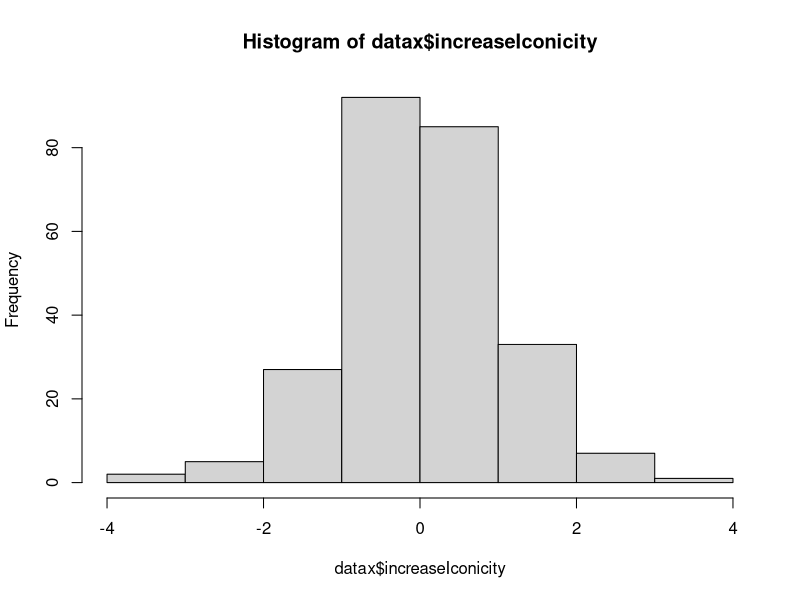
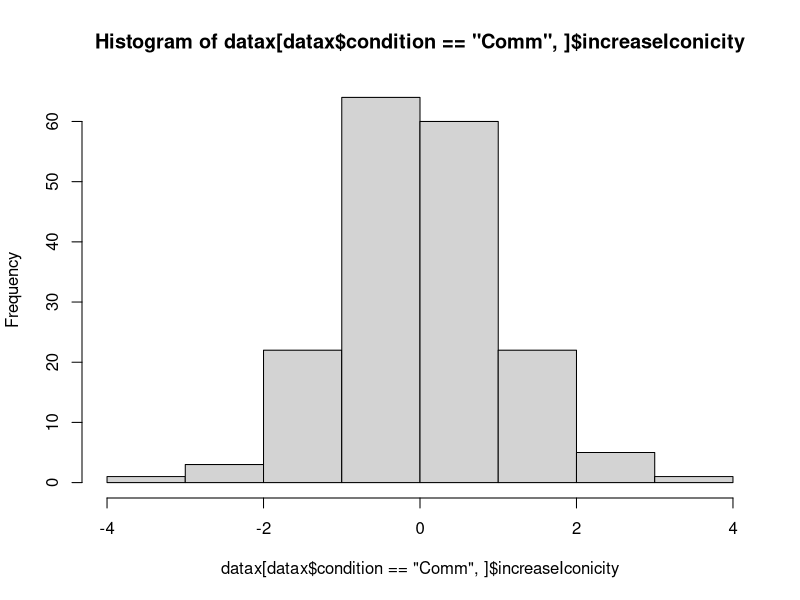
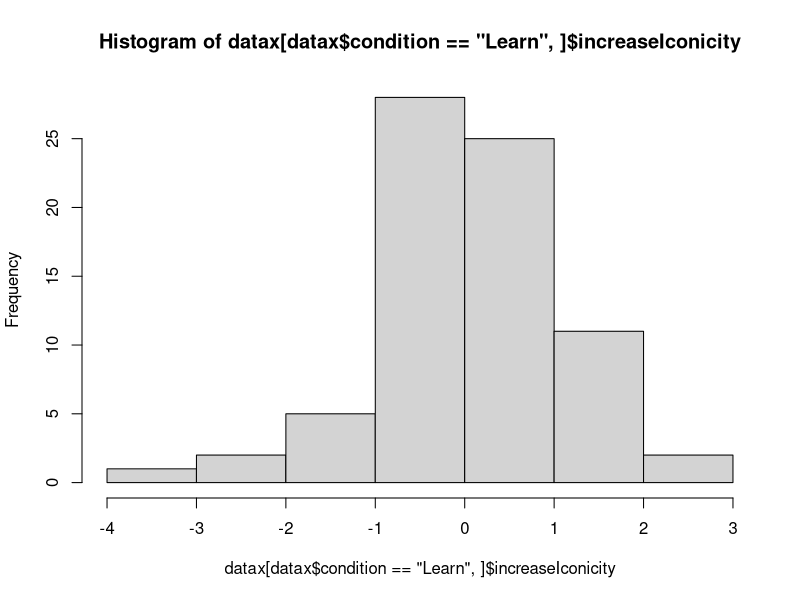
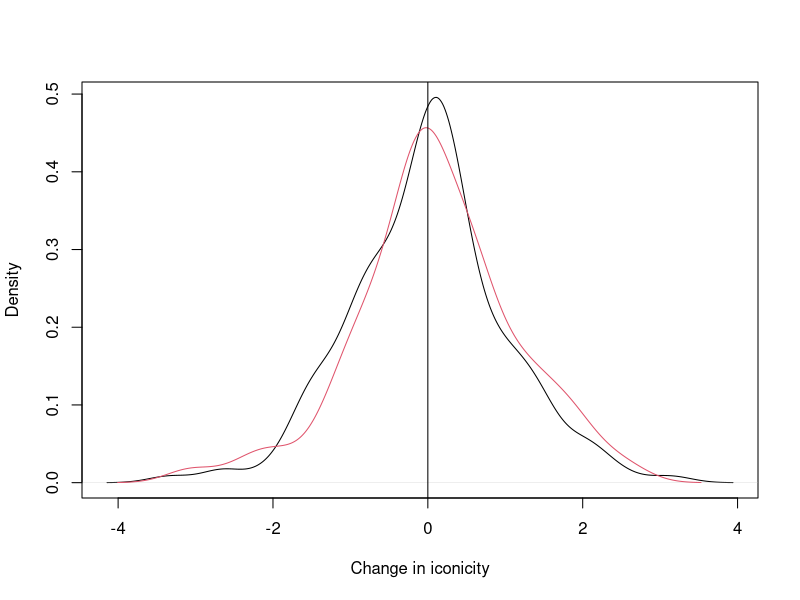
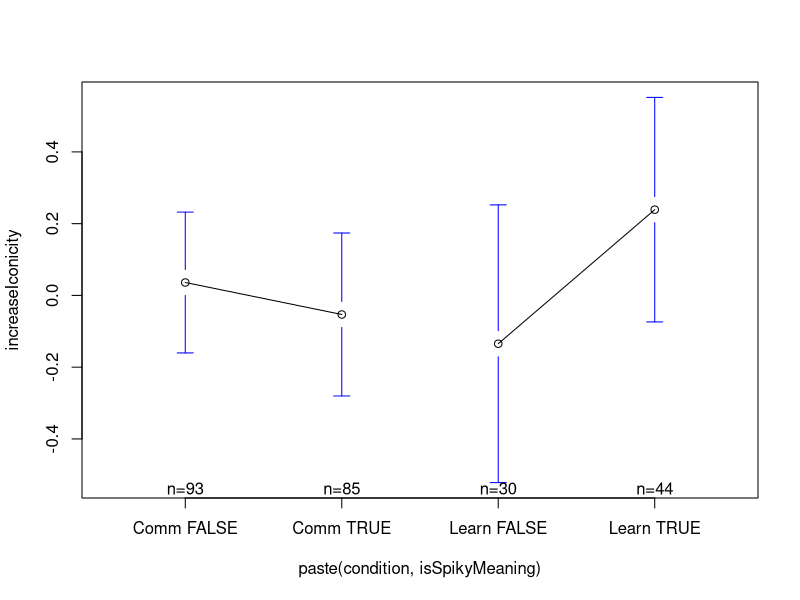
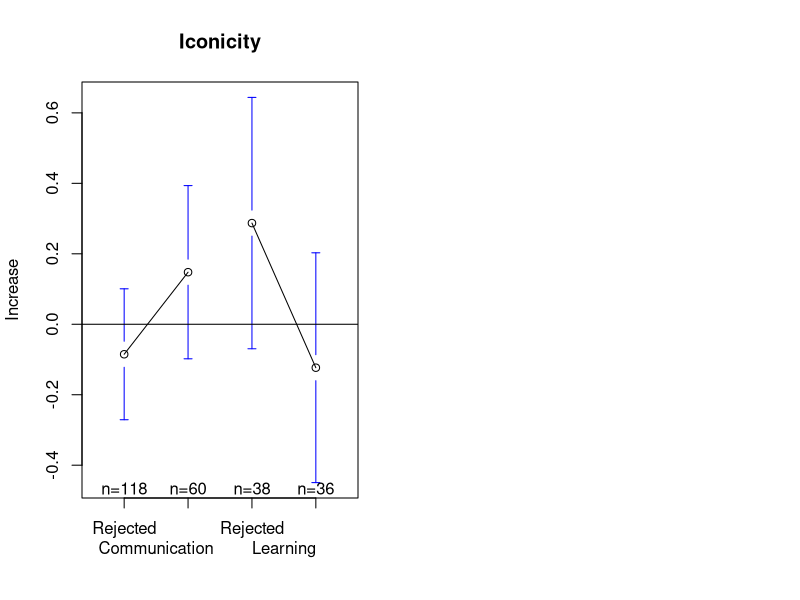

Recreate these plots in R, in order. (Note: this script raises an error after producing the figures.)
library(gplots)
setwd("~/Documents/MPI/MonicaIconicity/SelectionAnalysis/analysis/")

datax = read.csv("../results/IncreaseInIconicity.csv", stringsAsFactors = F)
alldatx = read.csv("../results/AllTrialData.csv", stringsAsFactors = F)

hist(datax$increaseIconicity)
hist(datax[datax$condition=='Comm',]$increaseIconicity)
hist(datax[datax$condition=='Learn',]$increaseIconicity)

dens.comm = density(datax[datax$condition=='Comm',]$increaseIconicity)
dens.learn = density(datax[datax$condition=='Learn',]$increaseIconicity)

plot(dens.comm, main='', xlab='Change in iconicity')
lines(dens.learn, col=2)
abline(v=0)

pdf(file='../results/graphs/IncreaseIconcity_ConditionByMeaningIsSpiky.pdf')
plotmeans(increaseIconicity ~ paste(condition,isSpikyMeaning), data=datax, connect=list(1:2,3:4))
dev.off()

pdf(file='../results/graphs/IncreaseIconcity_andSystematicity_ConditionByWordInFinalLanguage.pdf', width=10, height=4)
par(mfrow=c(1,2))
plotmeans(increaseIconicity ~ paste(condition,inFinalLang), data=datax, connect = list(1:2,3:4),xlab='', ylab="Increase", legends = c("Rejected","Survived","Rejected","Survived"))
title(main="Iconicity")
axis(1,at=c(1.5,3.5),c("Communication","Learning"),line=1, tick=F)
abline(h=0)
plotmeans(systematicity.increase ~ paste(condition, inFinalLang), data = datax, connect = list(1:2,3:4), xlab='', ylab="Increase",, legends = c("Rejected","Survived","Rejected","Survived"))
title(main="Systematicity")
axis(1,at=c(1.5,3.5),c("Communication","Learning"),line=1, tick=F)
abline(h=0)
dev.off()



plotmeans(correctGuess~gen,alldatx[alldatx$condition=='Learn',])
plotmeans(correctGuess~gen,alldatx[alldatx$condition=='Comm',],add=T,col=2,barcol=2)


plotmeans(correctSpikiness~gen,alldatx[alldatx$condition=='Learn',])
plotmeans(correctSpikiness~gen,alldatx[alldatx$condition=='Comm',],add=T,col=2,barcol=2)


###########

library(ggplot2)
p <- ggplot(datax, aes(factor(condition):factor(inFinalLang), increaseIconicity, fill=condition))
p + geom_violin() + stat_summary(fun.y=mean, geom="point", size=4, color="red")

p + geom_violin() + geom_boxplot(width=0.1) +
  theme(text=element_text(size=20), legend.position="none") +
  scale_y_continuous(name="Score ranking")+
  scale_x_discrete(name="")+
  scale_fill_grey(start = 0.55, end=0.8)


p <- ggplot(datax, aes(factor(condition):factor(inFinalLang), systematicity.increase, fill=condition))
p + geom_violin() + stat_summary(fun.y=mean, geom="point", size=4, color="red")

p + geom_violin() + geom_boxplot(width=0.1) +
  theme(text=element_text(size=20), legend.position="none") +
  scale_y_continuous(name="Score ranking")+
  scale_x_discrete(name="")+
  scale_fill_grey(start = 0.55, end=0.8)


###########





datax$condition = factor(datax$condition, levels=c("Learn","Comm"))
summary(lm(increaseIconicity ~ round+gen + condition*inFinalLang,data=datax))




plotmeans(increaseIconicity~gen, data=datax[datax$condition=='Comm' & datax$isSpikyMeaning==T & datax$inFinalLang,])
plotmeans(increaseIconicity~gen, data=datax[datax$condition=='Comm' & datax$isSpikyMeaning==F  & datax$inFinalLang,], add=T, col=2)
abline(h=0)


plotmeans(increaseIconicity~wordCountSameMeaning ,data=datax[datax$wordCountSameMeaning<4,])
abline(h=0)

summary(lm(increaseIconicity~wordCountSameMeaning*condition, data=datax[datax$wordCountSameMeaning<4,]))


plotmeans(increaseIconicity~cut(round,4), datax[datax$condition=='Learn',], ylim=c(-0.15,0.15))
plotmeans(increaseIconicity~cut(round,4), datax[datax$condition=='Comm',], ylim=c(-0.15,0.15),add=T, col=2, barcol = 2)


plotmeans(systematicity.increase~cut(round,4), datax[datax$condition=='Learn',])
plotmeans(systematicity.increase~cut(round,4), datax[datax$condition=='Comm',],add=T, col=2, barcol = 2)


plotmeans(increaseIconicity ~ paste(condition, correctGuess), data = datax)




dens.commS = density(datax[datax$condition=='Comm',]$systematicity.increase)
dens.learnS = density(datax[datax$condition=='Learn',]$systematicity.increase)

plot(dens.commS, main='', xlab='Change in iconicity')
lines(dens.learnS, col=2)
abline(v=0)


cx = ctree(RatedSpikiness~as.factor(Cond)+as.factor(Gen) + as.factor(Shape) + as.factor(Colour) + as.factor(Border), data=finalLangs)
plot(cx)
